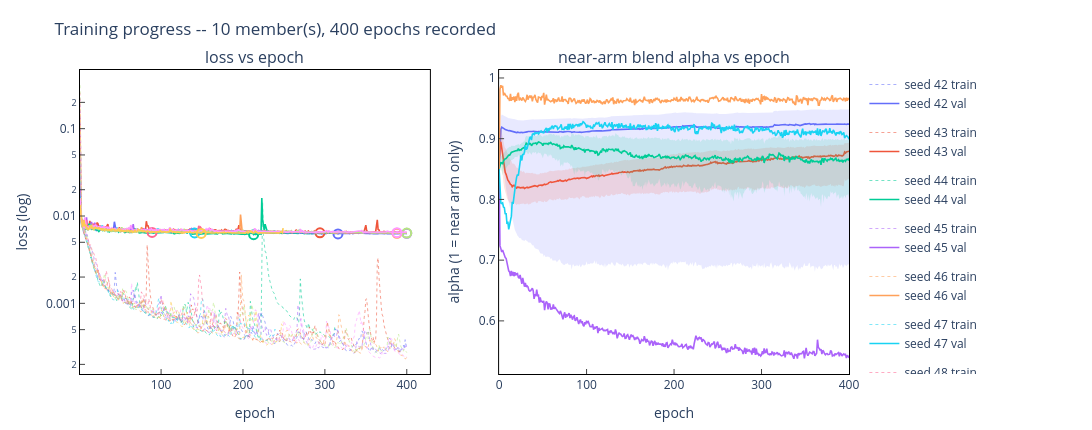

The code cell stored with this chart in its notebook:
### Code cell
# --- Training progress against epoch -----------------------------------------
# Targets: per-seed train/val loss, and the near-arm blend alpha per group.
# Look for: val still falling at the last epoch => n_epochs is the binding
#           constraint, not patience; best-epoch markers far from the end =>
#           patience fired inside plateau noise and early weights were kept;
#           an alpha that never leaves its init => that group is not learning
#           its near/far blend (see alpha_lr_mult in train_cfg).
# Recomputes nothing: it reads the history the trainer recorded, which
# save_ensemble has persisted since 2026-09-23, so it behaves identically on a
# freshly trained ensemble and on a restored one.  An ensemble saved before
# that date carries no history; the cell says so and skips.
# Placed after the save cell on purpose, so a retrain is always written to disk
# before any diagnostic can fail.
from mlp_predictor import diagnostics as _diag_th

_tmp = _diag_th.Diagnostics(_diag_th.DiagnosticsContext(
    mlp_artifacts=mlp_artifacts,
    ensemble_members=_ensemble_members,
)).training_history()

### Figure 1 — Plotly figure (JSON) as saved in the notebook; plotly's stock layout.template omitted (floating-point values rounded to 4 significant figures; data arrays with more than 128 entries replaced by an {"elided": "..."} marker saying what was removed)
{"data": [{"hovertemplate": "epoch %{x}<br>train %{y:.6f}<extra></extra>", "legendgroup": "s42", "line": {"color": "#636EFA", "dash": "dot", "width": 1}, "mode": "lines", "name": "seed 42 train", "opacity": 0.55, "type": "scatter", "x": {"elided": "400 int values"}, "xaxis": "x", "y": {"elided": "400 float values"}, "yaxis": "y"}, {"hovertemplate": "epoch %{x}<br>val %{y:.6f}<extra></extra>", "legendgroup": "s42", "line": {"color": "#636EFA", "width": 1.6}, "mode": "lines", "name": "seed 42 val", "type": "scatter", "x": {"elided": "400 int values"}, "xaxis": "x", "y": {"elided": "400 float values"}, "yaxis": "y"}, {"hovertemplate": "seed 42 best<br>epoch %{x}<br>val %{y:.6f}<extra></extra>", "legendgroup": "s42", "marker": {"color": "#636EFA", "line": {"width": 2}, "size": 9, "symbol": "circle-open"}, "mode": "markers", "showlegend": false, "type": "scatter", "x": [316], "xaxis": "x", "y": [0.006225], "yaxis": "y"}, {"hovertemplate": "epoch %{x}<br>train %{y:.6f}<extra></extra>", "legendgroup": "s43", "line": {"color": "#EF553B", "dash": "dot", "width": 1}, "mode": "lines", "name": "seed 43 train", "opacity": 0.55, "type": "scatter", "x": {"elided": "394 int values"}, "xaxis": "x", "y": {"elided": "394 float values"}, "yaxis": "y"}, {"hovertemplate": "epoch %{x}<br>val %{y:.6f}<extra></extra>", "legendgroup": "s43", "line": {"color": "#EF553B", "width": 1.6}, "mode": "lines", "name": "seed 43 val", "type": "scatter", "x": {"elided": "394 int values"}, "xaxis": "x", "y": {"elided": "394 float values"}, "yaxis": "y"}, {"hovertemplate": "seed 43 best<br>epoch %{x}<br>val %{y:.6f}<extra></extra>", "legendgroup": "s43", "marker": {"color": "#EF553B", "line": {"width": 2}, "size": 9, "symbol": "circle-open"}, "mode": "markers", "showlegend": false, "type": "scatter", "x": [294], "xaxis": "x", "y": [0.006414], "yaxis": "y"}, {"hovertemplate": "epoch %{x}<br>train %{y:.6f}<extra></extra>", "legendgroup": "s44", "line": {"color": "#00CC96", "dash": "dot", "width": 1}, "mode": "lines", "name": "seed 44 train", "opacity": 0.55, "type": "scatter", "x": {"elided": "313 int values"}, "xaxis": "x", "y": {"elided": "313 float values"}, "yaxis": "y"}, {"hovertemplate": "epoch %{x}<br>val %{y:.6f}<extra></extra>", "legendgroup": "s44", "line": {"color": "#00CC96", "width": 1.6}, "mode": "lines", "name": "seed 44 val", "type": "scatter", "x": {"elided": "313 int values"}, "xaxis": "x", "y": {"elided": "313 float values"}, "yaxis": "y"}, {"hovertemplate": "seed 44 best<br>epoch %{x}<br>val %{y:.6f}<extra></extra>", "legendgroup": "s44", "marker": {"color": "#00CC96", "line": {"width": 2}, "size": 9, "symbol": "circle-open"}, "mode": "markers", "showlegend": false, "type": "scatter", "x": [213], "xaxis": "x", "y": [0.006114], "yaxis": "y"}, {"hovertemplate": "epoch %{x}<br>train %{y:.6f}<extra></extra>", "legendgroup": "s45", "line": {"color": "#AB63FA", "dash": "dot", "width": 1}, "mode": "lines", "name": "seed 45 train", "opacity": 0.55, "type": "scatter", "x": {"elided": "400 int values"}, "xaxis": "x", "y": {"elided": "400 float values"}, "yaxis": "y"}, {"hovertemplate": "epoch %{x}<br>val %{y:.6f}<extra></extra>", "legendgroup": "s45", "line": {"color": "#AB63FA", "width": 1.6}, "mode": "lines", "name": "seed 45 val", "type": "scatter", "x": {"elided": "400 int values"}, "xaxis": "x", "y": {"elided": "400 float values"}, "yaxis": "y"}, {"hovertemplate": "seed 45 best<br>epoch %{x}<br>val %{y:.6f}<extra></extra>", "legendgroup": "s45", "marker": {"color": "#AB63FA", "line": {"width": 2}, "size": 9, "symbol": "circle-open"}, "mode": "markers", "showlegend": false, "type": "scatter", "x": [400], "xaxis": "x", "y": [0.006329], "yaxis": "y"}, {"hovertemplate": "epoch %{x}<br>train %{y:.6f}<extra></extra>", "legendgroup": "s46", "line": {"color": "#FFA15A", "dash": "dot", "width": 1}, "mode": "lines", "name": "seed 46 train", "opacity": 0.55, "type": "scatter", "x": {"elided": "400 int values"}, "xaxis": "x", "y": {"elided": "400 float values"}, "yaxis": "y"}, {"hovertemplate": "epoch %{x}<br>val %{y:.6f}<extra></extra>", "legendgroup": "s46", "line": {"color": "#FFA15A", "width": 1.6}, "mode": "lines", "name": "seed 46 val", "type": "scatter", "x": {"elided": "400 int values"}, "xaxis": "x", "y": {"elided": "400 float values"}, "yaxis": "y"}, {"hovertemplate": "seed 46 best<br>epoch %{x}<br>val %{y:.6f}<extra></extra>", "legendgroup": "s46", "marker": {"color": "#FFA15A", "line": {"width": 2}, "size": 9, "symbol": "circle-open"}, "mode": "markers", "showlegend": false, "type": "scatter", "x": [388], "xaxis": "x", "y": [0.006343], "yaxis": "y"}, {"hovertemplate": "epoch %{x}<br>train %{y:.6f}<extra></extra>", "legendgroup": "s47", "line": {"color": "#19D3F3", "dash": "dot", "width": 1}, "mode": "lines", "name": "seed 47 train", "opacity": 0.55, "type": "scatter", "x": {"elided": "241 int values"}, "xaxis": "x", "y": {"elided": "241 float values"}, "yaxis": "y"}, {"hovertemplate": "epoch %{x}<br>val %{y:.6f}<extra></extra>", "legendgroup": "s47", "line": {"color": "#19D3F3", "width": 1.6}, "mode": "lines", "name": "seed 47 val", "type": "scatter", "x": {"elided": "241 int values"}, "xaxis": "x", "y": {"elided": "241 float values"}, "yaxis": "y"}, {"hovertemplate": "seed 47 best<br>epoch %{x}<br>val %{y:.6f}<extra></extra>", "legendgroup": "s47", "marker": {"color": "#19D3F3", "line": {"width": 2}, "size": 9, "symbol": "circle-open"}, "mode": "markers", "showlegend": false, "type": "scatter", "x": [141], "xaxis": "x", "y": [0.006409], "yaxis": "y"}, {"hovertemplate": "epoch %{x}<br>train %{y:.6f}<extra></extra>", "legendgroup": "s48", "line": {"color": "#FF6692", "dash": "dot", "width": 1}, "mode": "lines", "name": "seed 48 train", "opacity": 0.55, "type": "scatter", "x": {"elided": "189 int values"}, "xaxis": "x", "y": {"elided": "189 float values"}, "yaxis": "y"}, {"hovertemplate": "epoch %{x}<br>val %{y:.6f}<extra></extra>", "legendgroup": "s48", "line": {"color": "#FF6692", "width": 1.6}, "mode": "lines", "name": "seed 48 val", "type": "scatter", "x": {"elided": "189 int values"}, "xaxis": "x", "y": {"elided": "189 float values"}, "yaxis": "y"}, {"hovertemplate": "seed 48 best<br>epoch %{x}<br>val %{y:.6f}<extra></extra>", "legendgroup": "s48", "marker": {"color": "#FF6692", "line": {"width": 2}, "size": 9, "symbol": "circle-open"}, "mode": "markers", "showlegend": false, "type": "scatter", "x": [89], "xaxis": "x", "y": [0.006492], "yaxis": "y"}, {"hovertemplate": "epoch %{x}<br>train %{y:.6f}<extra></extra>", "legendgroup": "s49", "line": {"color": "#B6E880", "dash": "dot", "width": 1}, "mode": "lines", "name": "seed 49 train", "opacity": 0.55, "type": "scatter", "x": {"elided": "400 int values"}, "xaxis": "x", "y": {"elided": "400 float values"}, "yaxis": "y"}, {"hovertemplate": "epoch %{x}<br>val %{y:.6f}<extra></extra>", "legendgroup": "s49", "line": {"color": "#B6E880", "width": 1.6}, "mode": "lines", "name": "seed 49 val", "type": "scatter", "x": {"elided": "400 int values"}, "xaxis": "x", "y": {"elided": "400 float values"}, "yaxis": "y"}, {"hovertemplate": "seed 49 best<br>epoch %{x}<br>val %{y:.6f}<extra></extra>", "legendgroup": "s49", "marker": {"color": "#B6E880", "line": {"width": 2}, "size": 9, "symbol": "circle-open"}, "mode": "markers", "showlegend": false, "type": "scatter", "x": [400], "xaxis": "x", "y": [0.006371], "yaxis": "y"}, {"hovertemplate": "epoch %{x}<br>train %{y:.6f}<extra></extra>", "legendgroup": "s50", "line": {"color": "#FF97FF", "dash": "dot", "width": 1}, "mode": "lines", "name": "seed 50 train", "opacity": 0.55, "type": "scatter", "x": {"elided": "400 int values"}, "xaxis": "x", "y": {"elided": "400 float values"}, "yaxis": "y"}, {"hovertemplate": "epoch %{x}<br>val %{y:.6f}<extra></extra>", "legendgroup": "s50", "line": {"color": "#FF97FF", "width": 1.6}, "mode": "lines", "name": "seed 50 val", "type": "scatter", "x": {"elided": "400 int values"}, "xaxis": "x", "y": {"elided": "400 float values"}, "yaxis": "y"}, {"hovertemplate": "seed 50 best<br>epoch %{x}<br>val %{y:.6f}<extra></extra>", "legendgroup": "s50", "marker": {"color": "#FF97FF", "line": {"width": 2}, "size": 9, "symbol": "circle-open"}, "mode": "markers", "showlegend": false, "type": "scatter", "x": [388], "xaxis": "x", "y": [0.006437], "yaxis": "y"}, {"hovertemplate": "epoch %{x}<br>train %{y:.6f}<extra></extra>", "legendgroup": "s51", "line": {"color": "#FECB52", "dash": "dot", "width": 1}, "mode": "lines", "name": "seed 51 train", "opacity": 0.55, "type": "scatter", "x": {"elided": "249 int values"}, "xaxis": "x", "y": {"elided": "249 float values"}, "yaxis": "y"}, {"hovertemplate": "epoch %{x}<br>val %{y:.6f}<extra></extra>", "legendgroup": "s51", "line": {"color": "#FECB52", "width": 1.6}, "mode": "lines", "name": "seed 51 val", "type": "scatter", "x": {"elided": "249 int values"}, "xaxis": "x", "y": {"elided": "249 float values"}, "yaxis": "y"}, {"hovertemplate": "seed 51 best<br>epoch %{x}<br>val %{y:.6f}<extra></extra>", "legendgroup": "s51", "marker": {"color": "#FECB52", "line": {"width": 2}, "size": 9, "symbol": "circle-open"}, "mode": "markers", "showlegend": false, "type": "scatter", "x": [149], "xaxis": "x", "y": [0.006315], "yaxis": "y"}, {"fill": "toself", "fillcolor": "rgba(99,110,250,0.15)", "hoverinfo": "skip", "legendgroup": "amoon", "line": {"width": 0}, "showlegend": false, "type": "scatter", "x": {"elided": "802 int values"}, "xaxis": "x2", "y": {"elided": "802 float values"}, "yaxis": "y2"}, {"hovertemplate": "moon<br>epoch %{x}<br>alpha %{y:.3f}<extra></extra>", "legendgroup": "amoon", "line": {"color": "#636EFA", "width": 1.6}, "mode": "lines", "name": "alpha moon (ctx, median)", "type": "scatter", "x": {"elided": "401 int values"}, "xaxis": "x2", "y": {"elided": "401 float values"}, "yaxis": "y2"}, {"fill": "toself", "fillcolor": "rgba(239,85,59,0.15)", "hoverinfo": "skip", "legendgroup": "azodi", "line": {"width": 0}, "showlegend": false, "type": "scatter", "x": {"elided": "802 int values"}, "xaxis": "x2", "y": {"elided": "802 float values"}, "yaxis": "y2"}, {"hovertemplate": "zodi<br>epoch %{x}<br>alpha %{y:.3f}<extra></extra>", "legendgroup": "azodi", "line": {"color": "#EF553B", "width": 1.6}, "mode": "lines", "name": "alpha zodi (ctx, median)", "type": "scatter", "x": {"elided": "401 int values"}, "xaxis": "x2", "y": {"elided": "401 float values"}, "yaxis": "y2"}, {"fill": "toself", "fillcolor": "rgba(0,204,150,0.15)", "hoverinfo": "skip", "legendgroup": "acontinuum", "line": {"width": 0}, "showlegend": false, "type": "scatter", "x": {"elided": "802 int values"}, "xaxis": "x2", "y": {"elided": "802 float values"}, "yaxis": "y2"}, {"hovertemplate": "continuum<br>epoch %{x}<br>alpha %{y:.3f}<extra></extra>", "legendgroup": "acontinuum", "line": {"color": "#00CC96", "width": 1.6}, "mode": "lines", "name": "alpha continuum (ctx, median)", "type": "scatter", "x": {"elided": "401 int values"}, "xaxis": "x2", "y": {"elided": "401 float values"}, "yaxis": "y2"}, {"hovertemplate": "mesospheric<br>epoch %{x}<br>alpha %{y:.3f}<extra></extra>", "legendgroup": "amesospheric", "line": {"color": "#AB63FA", "width": 1.6}, "mode": "lines", "name": "alpha mesospheric", "type": "scatter", "x": {"elided": "401 int values"}, "xaxis": "x2", "y": {"elided": "401 float values"}, "yaxis": "y2"}, {"hovertemplate": "ionospheric<br>epoch %{x}<br>alpha %{y:.3f}<extra></extra>", "legendgroup": "aionospheric", "line": {"color": "#FFA15A", "width": 1.6}, "mode": "lines", "name": "alpha ionospheric", "type": "scatter", "x": {"elided": "401 int values"}, "xaxis": "x2", "y": {"elided": "401 float values"}, "yaxis": "y2"}, {"hovertemplate": "atomic<br>epoch %{x}<br>alpha %{y:.3f}<extra></extra>", "legendgroup": "aatomic", "line": {"color": "#19D3F3", "width": 1.6}, "mode": "lines", "name": "alpha atomic", "type": "scatter", "x": {"elided": "401 int values"}, "xaxis": "x2", "y": {"elided": "401 float values"}, "yaxis": "y2"}], "layout": {"annotations": [{"font": {"size": 16}, "showarrow": false, "text": "loss vs epoch", "x": 0.2275, "xanchor": "center", "xref": "paper", "y": 1, "yanchor": "bottom", "yref": "paper"}, {"font": {"size": 16}, "showarrow": false, "text": "near-arm blend alpha vs epoch", "x": 0.7725, "xanchor": "center", "xref": "paper", "y": 1, "yanchor": "bottom", "yref": "paper"}], "height": 430, "margin": {"b": 50, "t": 70}, "title": {"text": "Training progress -- 10 member(s), 400 epochs recorded"}, "width": 1150, "xaxis": {"anchor": "y", "domain": [0, 0.455], "title": {"text": "epoch"}}, "xaxis2": {"anchor": "y2", "domain": [0.545, 1], "title": {"text": "epoch"}}, "yaxis": {"anchor": "x", "domain": [0, 1], "title": {"text": "loss (log)"}, "type": "log"}, "yaxis2": {"anchor": "x2", "domain": [0, 1], "title": {"text": "alpha (1 = near arm only)"}}}}
